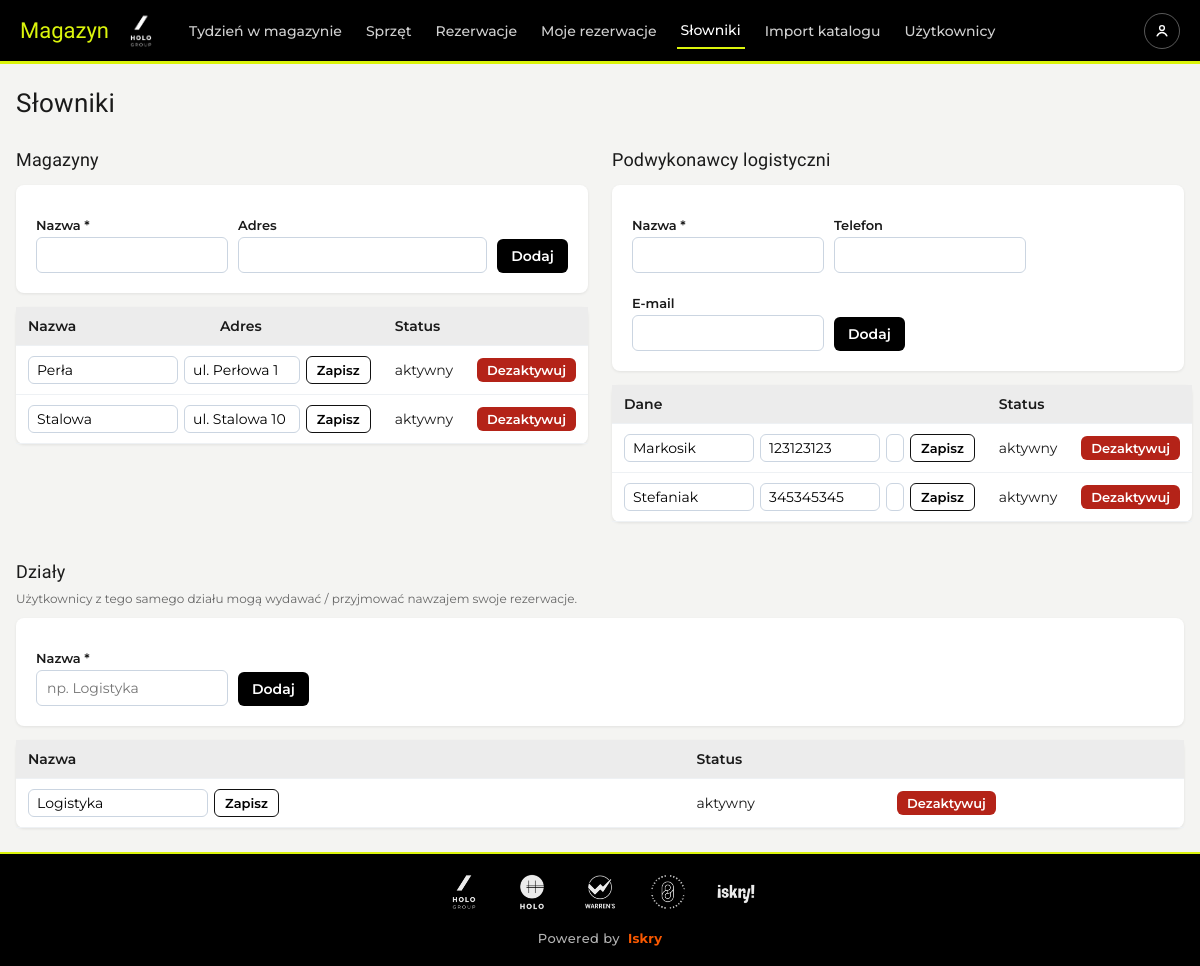
The app's page /dictionaries (signed in), older data.
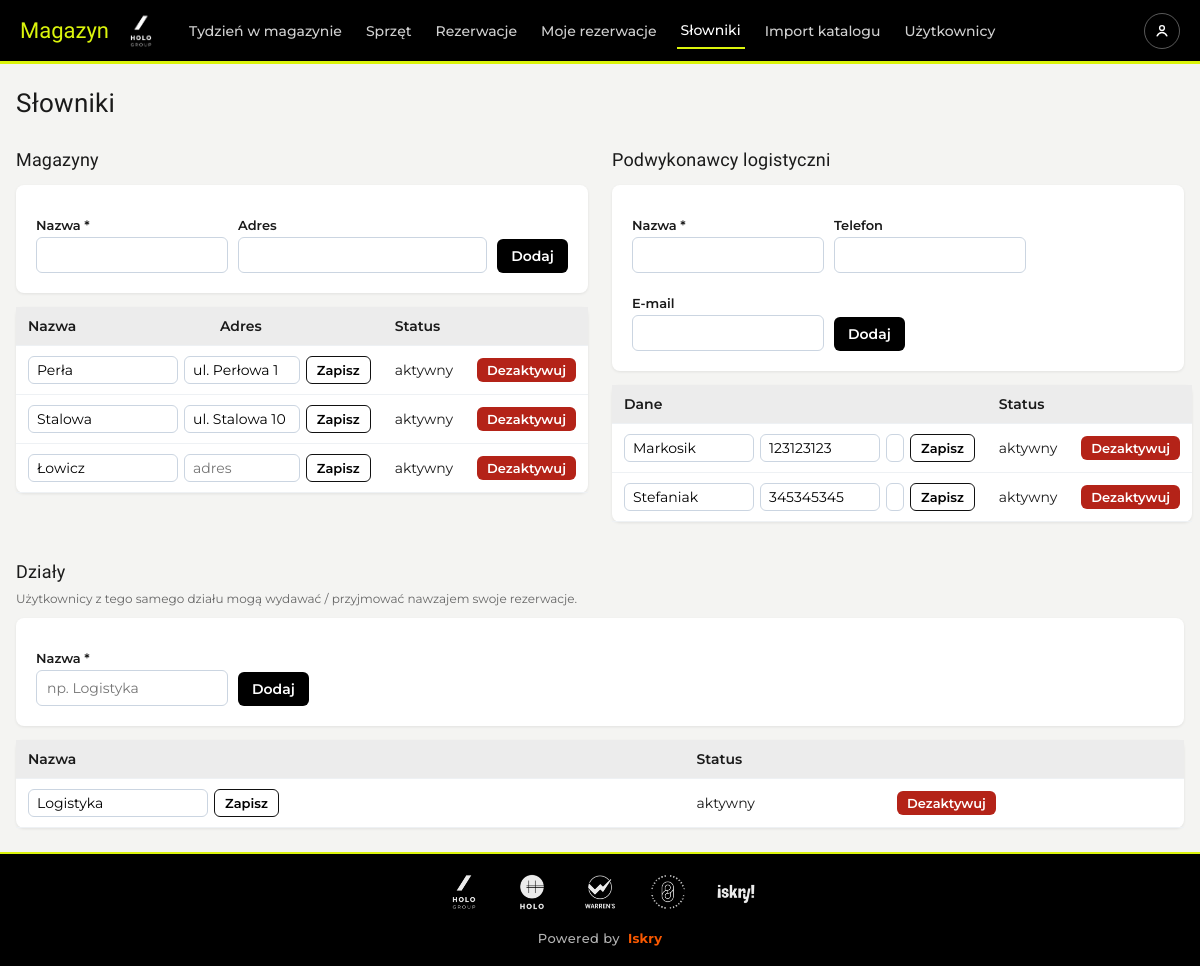
The same page, newer data.
### tables this page shows
CREATE TABLE warehouses (
    id INTEGER PRIMARY KEY AUTOINCREMENT,
    name TEXT UNIQUE NOT NULL,
    address TEXT,
    active INTEGER NOT NULL DEFAULT 1
);

CREATE TABLE logistics_partners (
    id INTEGER PRIMARY KEY AUTOINCREMENT,
    name TEXT UNIQUE NOT NULL,
    phone TEXT,
    email TEXT,
    active INTEGER NOT NULL DEFAULT 1
);

CREATE TABLE departments (
    id INTEGER PRIMARY KEY AUTOINCREMENT,
    name TEXT UNIQUE NOT NULL,
    active INTEGER NOT NULL DEFAULT 1
);

### app.py (the view)
@app.route("/dictionaries")
@login_required
@admin_required
def dictionaries():
    con = get_db()
    warehouses = con.execute("SELECT * FROM warehouses ORDER BY name").fetchall()
    partners = con.execute("SELECT * FROM logistics_partners ORDER BY name").fetchall()
    departments = con.execute("SELECT * FROM departments ORDER BY name").fetchall()
    con.close()
    return render_template("dictionaries.html", warehouses=warehouses, partners=partners,
                           departments=departments)

### app.py (called while the page is built)
def login_required(f):
    @wraps(f)
    def wrapper(*a, **kw):
        if "user_id" not in session:
            return redirect(url_for("login", next=request.path))
        return f(*a, **kw)
    return wrapper

def admin_required(f):
    @wraps(f)
    def wrapper(*a, **kw):
        if session.get("role") != "admin":
            flash("Wymagane uprawnienia administratora.", "error")
            return redirect(url_for("index"))
        return f(*a, **kw)
    return wrapper

### db.py (called while the page is built)
def get_db():
    DB_PATH.parent.mkdir(parents=True, exist_ok=True)
    con = sqlite3.connect(DB_PATH)
    con.row_factory = sqlite3.Row
    con.execute("PRAGMA foreign_keys = ON")
    return con

### templates/dictionaries.html (shortened to what the changed rows need)
{% extends "base.html" %}
{% block content %}
<h1>Słowniki</h1>
<div style="display:flex; gap:24px; flex-wrap:wrap; align-items:flex-start;">
  <div style="flex:1; min-width:420px;">
    <h2>Magazyny</h2>
    <table>
      <tr><th>Nazwa</th><th>Adres</th><th>Status</th><th></th></tr>
      {% for w in warehouses %}
      <tr>
        <td colspan="2">
          <form class="inline" method="post" action="{{ url_for('warehouse_edit', wid=w.id) }}" style="display:inline-flex; gap:6px; width:100%;">
            <input name="name" value="{{ w.name }}" required style="width:150px; padding:4px 8px;">
            <input name="address" value="{{ w.address or '' }}" placeholder="adres" style="flex:1; padding:4px 8px;">
            <button class="btn small ghost">Zapisz</button>
          </form>
        </td>
        <td>{{ 'aktywny' if w.active else 'nieaktywny' }}</td>
        <td>
          <form class="inline" method="post" action="{{ url_for('warehouse_toggle', wid=w.id) }}">
            <button class="btn small {{ 'danger' if w.active else 'ok' }}">{{ 'Dezaktywuj' if w.active else 'Aktywuj' }}</button>
          </form>
        </td>
      </tr>
      {% else %}
      <tr><td colspan="4">Brak magazynów – dodaj pierwszy powyżej.</td></tr>
      {% endfor %}
    </table>
  </div>
  <div style="flex:1; min-width:420px;">
    <h2>Podwykonawcy logistyczni</h2>
    <table>
      <tr><th>Dane</th><th>Status</th><th></th></tr>
      {% for p in partners %}
      <tr>
        <td>
          <form class="inline" method="post" action="{{ url_for('partner_edit', pid=p.id) }}" style="display:inline-flex; gap:6px; width:100%;">
            <input name="name" value="{{ p.name }}" required style="width:130px; padding:4px 8px;">
            <input name="phone" value="{{ p.phone or '' }}" placeholder="telefon" style="width:120px; padding:4px 8px;">
            <input name="email" value="{{ p.email or '' }}" placeholder="e-mail" style="flex:1; padding:4px 8px;">
            <button class="btn small ghost">Zapisz</button>
          </form>
        </td>
        <td>{{ 'aktywny' if p.active else 'nieaktywny' }}</td>
        <td>
          <form class="inline" method="post" action="{{ url_for('partner_toggle', pid=p.id) }}">
            <button class="btn small {{ 'danger' if p.active else 'ok' }}">{{ 'Dezaktywuj' if p.active else 'Aktywuj' }}</button>
          </form>
        </td>
      </tr>
      {% endfor %}
    </table>
  </div>
  <div style="flex:1; min-width:320px;">
    <h2>Działy</h2>
    <table>
      <tr><th>Nazwa</th><th>Status</th><th></th></tr>
      {% for d in departments %}
      <tr>
        <td>
          <form class="inline" method="post" action="{{ url_for('department_edit', did=d.id) }}" style="display:inline-flex; gap:6px;">
            <input name="name" value="{{ d.name }}" required style="width:180px; padding:4px 8px;">
            <button class="btn small ghost">Zapisz</button>
          </form>
        </td>
        <td>{{ 'aktywny' if d.active else 'nieaktywny' }}</td>
        <td>
          <form class="inline" method="post" action="{{ url_for('department_toggle', did=d.id) }}">
            <button class="btn small {{ 'danger' if d.active else 'ok' }}">{{ 'Dezaktywuj' if d.active else 'Aktywuj' }}</button>
          </form>
        </td>
      </tr>
      {% else %}
      <tr><td colspan="3">Brak działów – dodaj np. Logistyka, Zakupy.</td></tr>
      {% endfor %}
    </table>
  </div>
</div>
{% endblock %}

Row changes from the older to the newer data that the page shows:
added warehouses: name "Łowicz", active "aktywny", active "Dezaktywuj"
